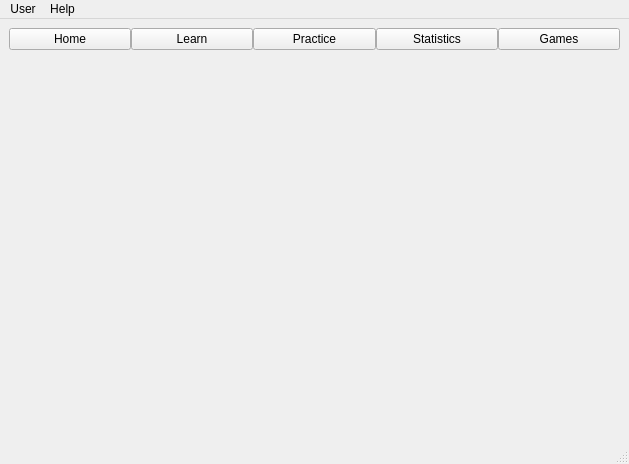
<?xml version="1.0" encoding="UTF-8"?>
<ui version="4.0">
 <class>MainWindow</class>
 <widget class="QMainWindow" name="MainWindow">
  <property name="geometry">
   <rect>
    <x>0</x>
    <y>0</y>
    <width>629</width>
    <height>464</height>
   </rect>
  </property>
  <property name="sizePolicy">
   <sizepolicy hsizetype="Expanding" vsizetype="Expanding">
    <horstretch>0</horstretch>
    <verstretch>0</verstretch>
   </sizepolicy>
  </property>
  <property name="mouseTracking">
   <bool>false</bool>
  </property>
  <property name="windowTitle">
   <string>MainWindow</string>
  </property>
  <widget class="QWidget" name="centralwidget">
   <property name="sizePolicy">
    <sizepolicy hsizetype="Expanding" vsizetype="Expanding">
     <horstretch>0</horstretch>
     <verstretch>0</verstretch>
    </sizepolicy>
   </property>
   <property name="mouseTracking">
    <bool>false</bool>
   </property>
   <property name="acceptDrops">
    <bool>false</bool>
   </property>
   <property name="toolTipDuration">
    <number>-1</number>
   </property>
   <property name="autoFillBackground">
    <bool>false</bool>
   </property>
   <layout class="QGridLayout" name="gridLayout">
    <item row="0" column="0">
     <layout class="QVBoxLayout" name="verticalLayout">
      <item>
       <layout class="QHBoxLayout" name="horizontalLayout_2">
        <property name="spacing">
         <number>0</number>
        </property>
        <property name="sizeConstraint">
         <enum>QLayout::SetMaximumSize</enum>
        </property>
        <property name="rightMargin">
         <number>0</number>
        </property>
        <item>
         <widget class="QPushButton" name="button_home">
          <property name="sizePolicy">
           <sizepolicy hsizetype="Expanding" vsizetype="Preferred">
            <horstretch>0</horstretch>
            <verstretch>0</verstretch>
           </sizepolicy>
          </property>
          <property name="text">
           <string>Home</string>
          </property>
         </widget>
        </item>
        <item>
         <widget class="QPushButton" name="button_learn">
          <property name="sizePolicy">
           <sizepolicy hsizetype="Expanding" vsizetype="Fixed">
            <horstretch>0</horstretch>
            <verstretch>0</verstretch>
           </sizepolicy>
          </property>
          <property name="text">
           <string>Learn</string>
          </property>
         </widget>
        </item>
        <item>
         <widget class="QPushButton" name="button_practice">
          <property name="sizePolicy">
           <sizepolicy hsizetype="Expanding" vsizetype="Fixed">
            <horstretch>0</horstretch>
            <verstretch>0</verstretch>
           </sizepolicy>
          </property>
          <property name="text">
           <string>Practice</string>
          </property>
         </widget>
        </item>
        <item>
         <widget class="QPushButton" name="button_stats">
          <property name="sizePolicy">
           <sizepolicy hsizetype="Expanding" vsizetype="Fixed">
            <horstretch>0</horstretch>
            <verstretch>0</verstretch>
           </sizepolicy>
          </property>
          <property name="text">
           <string>Statistics</string>
          </property>
         </widget>
        </item>
        <item>
         <widget class="QPushButton" name="button_games">
          <property name="sizePolicy">
           <sizepolicy hsizetype="Expanding" vsizetype="Fixed">
            <horstretch>0</horstretch>
            <verstretch>0</verstretch>
           </sizepolicy>
          </property>
          <property name="text">
           <string>Games</string>
          </property>
         </widget>
        </item>
       </layout>
      </item>
      <item>
       <layout class="QGridLayout" name="gridLayout_2">
        <property name="sizeConstraint">
         <enum>QLayout::SetDefaultConstraint</enum>
        </property>
        <item row="0" column="0">
         <widget class="QStackedWidget" name="stack_main">
          <property name="sizePolicy">
           <sizepolicy hsizetype="Expanding" vsizetype="Expanding">
            <horstretch>0</horstretch>
            <verstretch>0</verstretch>
           </sizepolicy>
          </property>
          <property name="currentIndex">
           <number>0</number>
          </property>
          <widget class="LearnPage" name="page_learn">
           <property name="sizePolicy">
            <sizepolicy hsizetype="Expanding" vsizetype="Expanding">
             <horstretch>0</horstretch>
             <verstretch>0</verstretch>
            </sizepolicy>
           </property>
           <property name="layoutDirection">
            <enum>Qt::LeftToRight</enum>
           </property>
           <property name="autoFillBackground">
            <bool>false</bool>
           </property>
          </widget>
          <widget class="HomePage" name="page_home">
           <property name="sizePolicy">
            <sizepolicy hsizetype="Expanding" vsizetype="Expanding">
             <horstretch>0</horstretch>
             <verstretch>0</verstretch>
            </sizepolicy>
           </property>
          </widget>
          <widget class="PracticePage" name="page_practice">
           <property name="sizePolicy">
            <sizepolicy hsizetype="Expanding" vsizetype="Expanding">
             <horstretch>0</horstretch>
             <verstretch>0</verstretch>
            </sizepolicy>
           </property>
          </widget>
          <widget class="TStatistics" name="page_stats">
           <property name="sizePolicy">
            <sizepolicy hsizetype="Expanding" vsizetype="Expanding">
             <horstretch>0</horstretch>
             <verstretch>0</verstretch>
            </sizepolicy>
           </property>
          </widget>
          <widget class="GamePage" name="page_games">
           <property name="sizePolicy">
            <sizepolicy hsizetype="Expanding" vsizetype="Expanding">
             <horstretch>0</horstretch>
             <verstretch>0</verstretch>
            </sizepolicy>
           </property>
          </widget>
         </widget>
        </item>
       </layout>
      </item>
     </layout>
    </item>
   </layout>
  </widget>
  <widget class="QStatusBar" name="statusbar"/>
  <widget class="QMenuBar" name="menubar">
   <property name="geometry">
    <rect>
     <x>0</x>
     <y>0</y>
     <width>629</width>
     <height>19</height>
    </rect>
   </property>
   <widget class="QMenu" name="menuUser">
    <property name="title">
     <string>User</string>
    </property>
    <addaction name="action_change_user"/>
    <addaction name="action_homepage"/>
    <addaction name="action_option"/>
   </widget>
   <widget class="QMenu" name="menuHelp">
    <property name="title">
     <string>Help</string>
    </property>
    <addaction name="action_about"/>
    <addaction name="action_aboutQt"/>
   </widget>
   <addaction name="menuUser"/>
   <addaction name="menuHelp"/>
  </widget>
  <action name="actionChange_user">
   <property name="text">
    <string>Change user</string>
   </property>
  </action>
  <action name="actionOnline_competitoin">
   <property name="text">
    <string>Online Competition</string>
   </property>
  </action>
  <action name="actionOthers">
   <property name="text">
    <string>Others</string>
   </property>
  </action>
  <action name="actionText_practice">
   <property name="text">
    <string>Text practice</string>
   </property>
  </action>
  <action name="actionMap_keyboard">
   <property name="text">
    <string>Map keyboard</string>
   </property>
  </action>
  <action name="actionLanguage">
   <property name="text">
    <string>Language</string>
   </property>
  </action>
  <action name="actionPreferences">
   <property name="text">
    <string>Preferences</string>
   </property>
  </action>
  <action name="action_change_user">
   <property name="enabled">
    <bool>false</bool>
   </property>
   <property name="text">
    <string>Change user</string>
   </property>
  </action>
  <action name="action_homepage">
   <property name="enabled">
    <bool>false</bool>
   </property>
   <property name="text">
    <string>Homepage</string>
   </property>
  </action>
  <action name="action_about">
   <property name="text">
    <string>About</string>
   </property>
  </action>
  <action name="action_option">
   <property name="enabled">
    <bool>false</bool>
   </property>
   <property name="text">
    <string>Option</string>
   </property>
  </action>
  <action name="action_aboutQt">
   <property name="text">
    <string>About Qt</string>
   </property>
  </action>
 </widget>
 <customwidgets>
  <customwidget>
   <class>HomePage</class>
   <extends>QWidget</extends>
   <header>Pages/homepage.h</header>
   <container>1</container>
  </customwidget>
  <customwidget>
   <class>LearnPage</class>
   <extends>QWidget</extends>
   <header>Pages/learnpage.h</header>
   <container>1</container>
  </customwidget>
  <customwidget>
   <class>PracticePage</class>
   <extends>QWidget</extends>
   <header>Pages/practicepage.h</header>
   <container>1</container>
  </customwidget>
  <customwidget>
   <class>GamePage</class>
   <extends>QWidget</extends>
   <header>Pages/gamepage.h</header>
   <container>1</container>
  </customwidget>
  <customwidget>
   <class>TStatistics</class>
   <extends>QWidget</extends>
   <header>Pages/tstatistics.h</header>
   <container>1</container>
  </customwidget>
 </customwidgets>
 <tabstops>
  <tabstop>button_home</tabstop>
  <tabstop>button_learn</tabstop>
  <tabstop>button_practice</tabstop>
  <tabstop>button_stats</tabstop>
  <tabstop>button_games</tabstop>
 </tabstops>
 <resources/>
 <connections/>
</ui>
